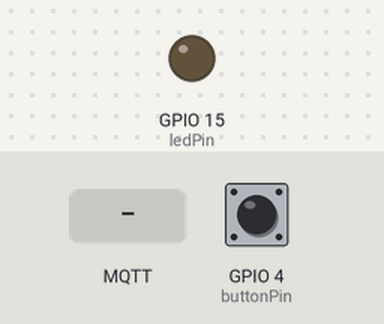
Bench run of a sketch on a simulated ESP8266 (NodeMCU). Parts: output pins drawn as LEDs (lit = HIGH). Inputs (shaded band) come from the test bench; at power-on: GPIO 4 (buttonPin) HIGH. WiFi joins after 1.5 s; servers stay silent unless stated; no MQTT or app messages arrive unless stated; what the sketch prints to the serial monitor is not drawn.

Above: at 2.7 s.
2.8 s: GPIO 4 (buttonPin) pulled LOW for 0.15 s
At 3.53 s:
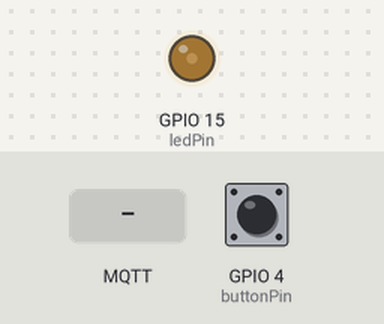
At 5.2 s:
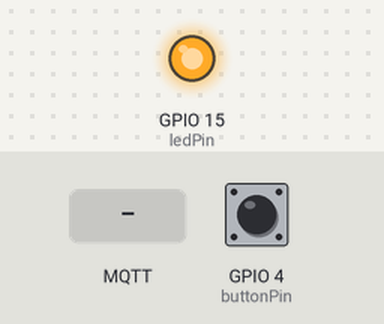
5.8 s: GPIO 4 (buttonPin) pulled LOW for 1 s
At 7.56 s:
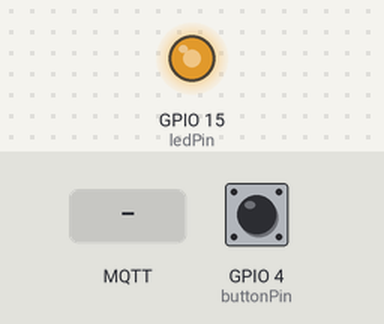
8.8 s: MQTT message "ON" arrives on the first subscribed topic
10.4 s: MQTT message "OFF" arrives on the first subscribed topic
11.9 s: GPIO 4 (buttonPin) pulled LOW for 3.2 s
At 14.33 s:
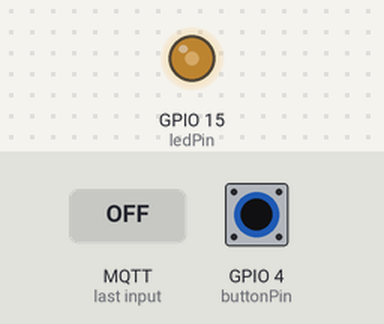
16.6 s: MQTT message "1" arrives on the first subscribed topic
Timing chart, 0 to 19.1 s (numbered marks = the images above; inputs shaded):
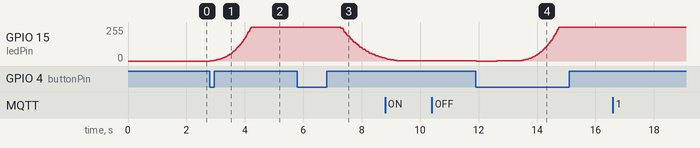

The sketch:

ESP-M2-PWM-Lamp.ino
```cpp
/*
 *   For a LED lamp with an ESP8285 M2 chip.
 *   Most code by Thomas Friberg
 *   Leverages code from https://github.com/mertenats/Open-Home-Automation/blob/master/ha_mqtt_rgbw_light_with_discovery/ha_mqtt_rgbw_light_with_discovery.ino
 *   Updated 08/03/2021
 *
 */

//Import libraries
#include <ESP8266WiFi.h>
#include <PubSubClient.h>
#include <ArduinoJson.h>

// Replace the next variables with your SSID/Password combination
char* wifi_ssid = "[Replace this]";
char* wifi_password = "[Replace this]";

// Add your MQTT Broker IP address, example:
const char* mqtt_server = "192.168.1.117";
const int mqtt_port = 1883;
const char* mqtt_clientname = "espclient";
const char* mqtt_username = "user";
const char* mqtt_password = "passwd";
const char topicPrefix[] = "homeassistant/";
char ledRootTopic[200] = "";

// Device preferences
const char devName[] = "kitchenBenchLamp"; //machine device name. Set human readable names in discovery
const char devLocation[] = "kitchen"; //Not currently used
//LED
const int ledPin = 15;
//const int ledChannel = 1; //ESP32 specific
//const int pwmFreq = 5000; //ESP32 specific
//const int pwmResolution = 10; //ESP32 specific
const int defaultFade = 20; //Milliseconds between fade intervals
static const unsigned int PWMTable[101] = {0,1,2,3,5,6,7,8,9,10,12,13,14,16,18,20,21,24,26,28,31,33,36,39,42,45,49,52,56,60,64,68,72,77,82,87,92,98,103,109,115,121,128,135,142,149,156,164,172,180,188,197,206,215,225,235,245,255,266,276,288,299,311,323,336,348,361,375,388,402,417,432,447,462,478,494,510,527,544,562,580,598,617,636,655,675,696,716,737,759,781,803,826,849,872,896,921,946,971,997,1023}; //0 to 100 values for brightnes
//Button
const int buttonPin = 4;

// Initialise instances
WiFiClient espClient;
PubSubClient client(espClient);

// Initialise global operating variables
//long lastMsgTime = 0;

// Initialise global LED variables
int ledPinState = 0;
int ledSetPoint = 0;
int lastBrightness = 100;

// Initialise global button variables
bool lastButtonState=0;
bool buttonState=0;
long buttonTriggerTime=millis();
long currentTime=millis();
bool primer[4]={0,0,0,0};

/////////////////////////////////////////////////////////////////////////////////////////////////////////
// SETUP
/////////////////////////////////////////////////////////////////////////////////////////////////////////

void setup() {
  Serial.begin(115200);
  setupPins();
  setupWifi();
  client.setServer(mqtt_server, mqtt_port);
  client.setCallback(callback);
}

void setupWifi() {
  Serial.println();
  Serial.print("Connecting to ");
  Serial.println(wifi_ssid);
  delay(10);
  WiFi.begin(wifi_ssid, wifi_password);

  while (WiFi.status() != WL_CONNECTED) {
    delay(500);
    Serial.print(".");
  }

  Serial.println("");
  Serial.println("WiFi connected");
  Serial.print("IP address: ");
  Serial.println(WiFi.localIP());
}

void setupPins() {
  //Set pins and turn off LED by default
  pinMode(ledPin, OUTPUT); //Set as output
  digitalWrite(ledPin, 0); //Turn off LED while connecting
  //ledcSetup(ledChannel, pwmFreq, pwmResolution); // configure LED PWM functionalitites
  //ledcAttachPin(ledPin, ledChannel); // attach the channel to the GPIO to be controlled
  //TODO - reinstate state from MQTT server if available - after wifi connection

  //button setup
  pinMode(buttonPin,INPUT_PULLUP); //pullup is suitable for momentary type tactile buttons
}

void reconnect() {
  // Loop until we're reconnected
  while (!client.connected()) {
    Serial.print("Attempting MQTT connection...");
    // Attempt to connect
    if (client.connect(mqtt_clientname, mqtt_username, mqtt_password)) {
      Serial.println("connected");
      // Discovery and subscription
      publishLightDiscovery("light", "light", devName, "led", "Bench light");
      //publishButtonDiscovery("switch", "light", devName, "led", "Kitchen bench light");


    } else {
      Serial.print("failed, rc=");
      Serial.print(client.state());
      Serial.println(" try again in 5 seconds");
      // Wait 5 seconds before retrying
      delay(5000);
    }
  }
}

char publishLightDiscovery(const char *component, const char *device_class, const char *device_id, const char *entity_id, const char *name_suffix) {
  //component says what sort of discovery fields to include as well as setting MQTT path prefix, device_class sets icon default, config_Key defines the MQTT path and uniqueID and must be unique, name_suffix is the human description of the entity excluding location

  DynamicJsonDocument json(1024);
  //if (device_class) json["device_class"] = device_class;
  json["name"] = name_suffix;
  char tempTopicBuilder1[200] = "";
  strcat(tempTopicBuilder1,device_id);
  strcat(tempTopicBuilder1,"_");
  strcat(tempTopicBuilder1,entity_id);
  json["uniq_id"] = tempTopicBuilder1;
  char tempTopicBuilder2[200] = ""; //Reset the variable before concatinating
  strcat(tempTopicBuilder2,topicPrefix);
  strcat(tempTopicBuilder2,component);
  strcat(tempTopicBuilder2,"/");
  strcat(tempTopicBuilder2,device_id);
  json["~"] = tempTopicBuilder2;  //eg. "homeassistant/light/kitchen/espLamp/led";
  char* subTopicTemplate = tempTopicBuilder2;
  char tempTopicBuilder4[200] = ""; //Reset the variable before concatinating
  strcat(tempTopicBuilder4,"~/state");
  json["stat_t"] = tempTopicBuilder4;  //"homeassistant/light/kitchen/espLamp/led/state";
  char tempTopicBuilder5[200] = ""; //Reset the variable before concatinating
  strcat(tempTopicBuilder5,"~/set");
  json["cmd_t"] = tempTopicBuilder5;
  json["brightness"] = true;
  json["schema"] = "json";
  json["bri_scl"] = 100;


  //prep for send
  char data[200];
  serializeJson(json, data);
  //size_t n = serializeJson(json, data);
  char tempTopicBuilder3[200] = ""; //Reset the variable before concatinating
  strcat(tempTopicBuilder3,subTopicTemplate);
  strcat(tempTopicBuilder3,"/");
  strcat(tempTopicBuilder3,entity_id);
  strcat(tempTopicBuilder3,"/config");
  client.publish(tempTopicBuilder3, data, true); //publishing the discovery note

  Serial.print("Discovery pub complete: ");
  Serial.println(data);

  //Subscribe
  char tempTopicBuilder6[200] = ""; //Reset the variable before concatinating
  strcat(tempTopicBuilder6,subTopicTemplate);
  strcat(tempTopicBuilder6,"/set");
  client.subscribe(tempTopicBuilder6);
  Serial.print("Subscribed to: ");
  Serial.println(tempTopicBuilder6);

  strcpy(ledRootTopic,subTopicTemplate);
  //Serial.print("Saved root topic: ");
  //Serial.println(ledRootTopic);

}


/////////////////////////////////////////////////////////////////////////////////////////////////////////
// LOOP FUNCTIONS
/////////////////////////////////////////////////////////////////////////////////////////////////////////


void loop() {
  //Get connected to MQTT
  if (!client.connected()) {
    reconnect();
  }
  client.loop();

  fadeLEDs();
  buttonCheck();

}

void callback(char* topic, byte* message, unsigned int length) {
  Serial.print("Message arrived on topic: ");
  Serial.print(topic);
  Serial.print(". Message: ");
  String messageTemp;

  for (int i = 0; i < length; i++) {
    Serial.print((char)message[i]);
    messageTemp += (char)message[i];
  }
  Serial.println();

  parseMessage(messageTemp);

}

void parseMessage(String messageIn) { //Based on https://arduinojson.org/v6/example/parser/
  //Parse JSON datagram
  StaticJsonDocument<200> doc;
  DeserializationError error = deserializeJson(doc, messageIn);
  // Test if parsing succeeds.
  if (error) {
    Serial.print(F("deserializeJson() failed: "));
    Serial.println(error.f_str());
    return;
  }

  const char* stateMessage = doc["state"];
  int brightnessIn = doc["brightness"];
  //Serial.println(stateMessage);
  //Serial.println(brightnessIn);
  String stateString(stateMessage);

  // Feel free to add more if statements to control more GPIOs with MQTT

  publishLedState(stateString,brightnessIn);

}

void publishLedState(String ledState, int ledBrightness) {
  // If a message is received on the topic esp32/output, you check if the message is either "on" or "off".
  // Changes the output state according to the message
  if(ledState == "ON"){
    //Serial.println("ON state detected");
    StaticJsonDocument<200> json;
    json["state"] = "ON";
    if (ledBrightness==0) {
      ledSetPoint = lastBrightness; //Set new brightness for LED
      json["brightness"] = lastBrightness;
    }
    else {
      lastBrightness = ledBrightness;
      ledSetPoint = lastBrightness; //Set new brightness for LED
      json["brightness"] = lastBrightness;
    }
    //Send state update back to base
    char tempStateTopic[200] = ""; //Reset the variable before concatinating
    strcat(tempStateTopic,ledRootTopic);
    strcat(tempStateTopic,"/state");
    char data[200];
    serializeJson(json, data);
    client.publish(tempStateTopic, data, true);
    Serial.print("Sent state: ");
    Serial.println(data);
  }
  else if(ledState == "OFF"){
    //Serial.println("OFF state detected");
    ledSetPoint = 0;
    //Send state update back to base
    char tempStateTopic[200] = ""; //Reset the variable before concatinating
    strcat(tempStateTopic,ledRootTopic);
    strcat(tempStateTopic,"/state");
    StaticJsonDocument<200> json;
    json["state"] = "OFF";
    //json2["brightness"] = lastBrightness;
    char data[200];
    serializeJson(json, data);
    client.publish(tempStateTopic, data, true);
    Serial.print("Sent state: ");
    Serial.println(data);
  }
}

void fadeLEDs() {
  if ((millis() % defaultFade == 0) && (ledPinState < ledSetPoint)) {
    ledPinState = ledPinState + 1;
    analogWrite(ledPin,PWMTable[ledPinState]);
    //ledcWrite(ledChannel, PWMTable[ledPinState]); //AnalogOut is the alternative for ESP8266 devices
    //Serial.println("LED state is now set to " + String(ledPinState));
    delay(1); //Consider less wasteful timer
  }
  else if ((millis() % defaultFade == 0) && (ledPinState > ledSetPoint)) {
    ledPinState = ledPinState - 1;
    analogWrite(ledPin,PWMTable[ledPinState]);
    //ledcWrite(ledChannel, PWMTable[ledPinState]);
    //Serial.println("LED state is now set to " + String(ledPinState));
    delay(1);
  }
}

void buttonCheck() {
  buttonState=(!digitalRead(buttonPin)); //Use (!digitalRead(buttonPin) for a momentary button
  //Serial.println(buttonState);
  //delay(100);
  currentTime=millis();
  StaticJsonDocument<200> json;
  if (buttonState!=lastButtonState && currentTime>buttonTriggerTime+30) {
    if (buttonState && currentTime>buttonTriggerTime+200) {
      Serial.print("Short press ");
      defaultToggleBehaviour();
      buttonTriggerTime=currentTime;
      primer[0]=1;
      primer[1]=1;
      primer[2]=1;
      primer[3]=1;
    }
    else if (!buttonState) {
      primer[0]=0;
      primer[1]=0;
      primer[2]=0;
      primer[3]=0;
    }
  }
  lastButtonState=buttonState;
  if (primer[0] && (currentTime>buttonTriggerTime+700)) {
    Serial.print("Mid press ");
    publishLedState("ON",1);
    primer[0]=0;
  }
  else if (primer[1] && (currentTime>buttonTriggerTime+1500)) {
    Serial.print("Long press ");
    publishLedState("ON",100);
    primer[1]=0;
  }
  else if (primer[2] && (currentTime>buttonTriggerTime+4000)) {
    //blank action
    primer[2]=0;
  }
  else if (primer[3] && (currentTime>buttonTriggerTime+8000)) { //8 second delay for
    //Blank action
    primer[3]=0;
  }
}

void defaultToggleBehaviour() { //Pauses dimming behaviour if button pressed mid-dimming
  if (ledPinState==ledSetPoint && ledSetPoint==0) {
    publishLedState("ON",lastBrightness); //regular toggle on when off
  }
  else if (ledPinState==ledSetPoint) {
    publishLedState("OFF",lastBrightness); //regular toggle off when on
  }
  else if (ledPinState!=ledSetPoint)
    publishLedState("ON",ledPinState); //pause dimming at current pin state
}
```

Measured:
- after the input at 2.8 s, GPIO 15 (ledPin): moves from 0/255 to 255/255 over 1.4 s, starting at once
- after the input at 5.8 s, GPIO 15 (ledPin): moves from 255/255 to 21/255 over 1.5 s, starting after 1.5 s
- after the input at 10.4 s, every drawn part: stays the same
- after the input at 16.6 s, every drawn part: stays the same
